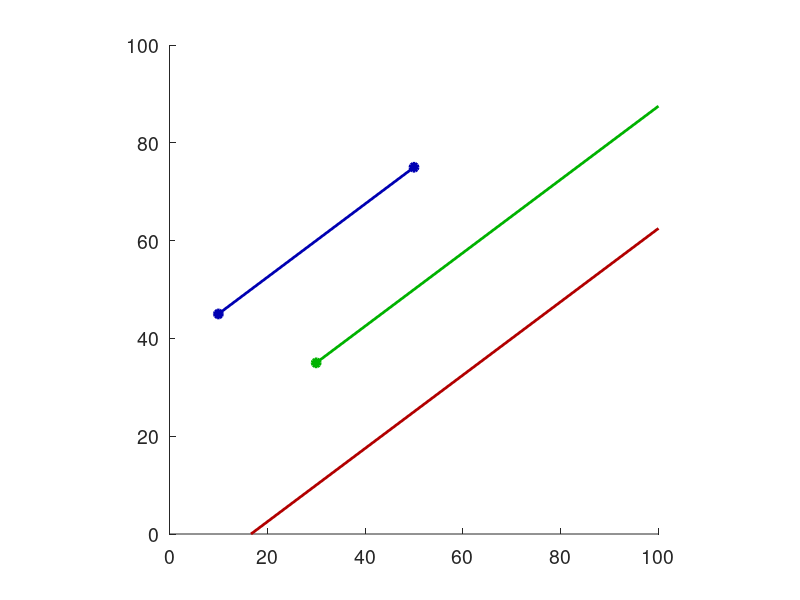

This figure's MATLAB source:
%LINES2D_DATA  One-line description here, please.
%
%   output = lines2d_data(input)
%
%   Example
%   lines2d_data
%
%   See also
%
 
% ------
% Author: David Legland
% e-mail: david.legland@inra.fr
% Created: 2020-01-09,    using Matlab 9.7.0.1247435 (R2019b) Update 2
% Copyright 2020 INRA - Cepia Software Platform.

% global settings
center = [50 50];
dirVector = [20 15];

% create one sample from each data type
edgeCenter = center - [20 -10];
edge = [edgeCenter - dirVector, edgeCenter + dirVector];
rayCenter = center;
ray = [rayCenter - dirVector, dirVector];
lineCenter = center + [20 -10];
line = [lineCenter - dirVector, dirVector];

% draw each item
figure; set(gca, 'fontsize', 14); axis equal; axis([0 100 0 100]); hold on;
drawEdge(edge, 'linewidth', 2, 'color', [0 0 .7]);
drawPoint([edge(1:2) ; edge(3:4)], 'linewidth', 2, 'color', [0 0 .7], 'marker', 'o', 'markerFaceColor', [0 0 .7]);
drawRay(ray, 'linewidth', 2, 'color', [0 .7 0]);
drawPoint(ray(1:2), 'linewidth', 2, 'color', [0 .7 0], 'marker', 'o', 'markerFaceColor', [0 .7 0]);
drawLine(line, 'linewidth', 2, 'color', [.7 0 0]);

print(gcf, 'lines2d_data.png', '-dpng');
